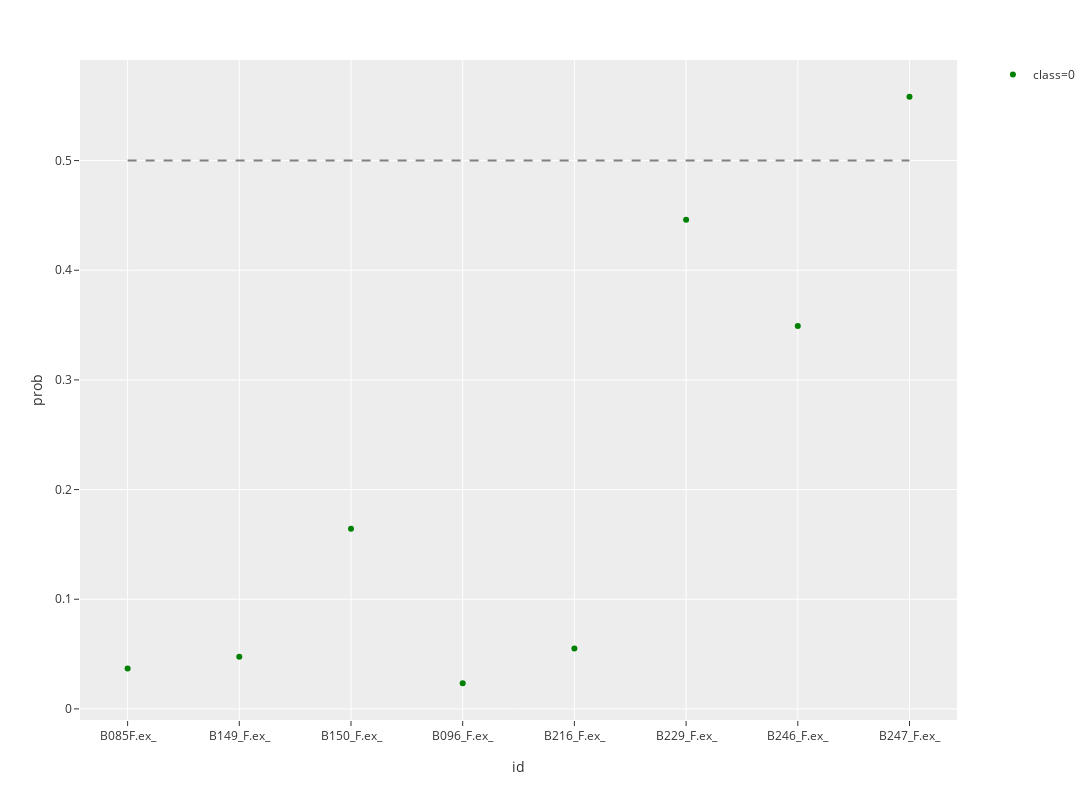

Notebook source saved alongside this figure:
### Code cell
PLT_healthy_new = pd.read_excel('C:/Users/pc/OneDrive/PLTTECH/Project/20191205_lung_cancer/rawdata/marker_PLT_healthy.xlsx')
PLT_healthy_new.iloc[:, 1:-1] = PLT_healthy_new.iloc[:, 1:-1].multiply(100)
PLT_healthy_new.iloc[:, 1:-1] = pd.DataFrame(stdsc.transform(PLT_healthy_new.iloc[:, 1:-1].values), columns=PLT_healthy_new.columns[1:-1])
PLT_healthy_new = PLT_healthy_new.loc[:, selected_columns]
PLT_healthy_new_df = lungCancerPrediction(PLT_healthy_new, 'PLT_healthy_new')

### Figure 1 — Plotly figure (JSON) as saved in the notebook; plotly's stock layout.template omitted (floating-point values rounded to 4 significant figures)
{"data": [{"hoverlabel": {"namelength": 0}, "hovertemplate": "class=0<br>id=%{x}<br>prob=%{y}", "legendgroup": "class=0", "marker": {"color": "green", "symbol": "circle"}, "mode": "markers", "name": "class=0", "showlegend": true, "type": "scatter", "x": ["B085F.ex_", "B149_F.ex_", "B150_F.ex_", "B096_F.ex_", "B216_F.ex_", "B229_F.ex_", "B246_F.ex_", "B247_F.ex_"], "xaxis": "x", "y": [0.03688, 0.04751, 0.1642, 0.02339, 0.05516, 0.446, 0.3492, 0.5582], "yaxis": "y"}, {"line": {"color": "grey", "dash": "dash"}, "mode": "lines", "showlegend": false, "type": "scatter", "x": ["B085F.ex_", "B247_F.ex_"], "y": [0.5, 0.5]}], "layout": {"height": 800, "legend": {"tracegroupgap": 0}, "margin": {"t": 60}, "width": 1200, "xaxis": {"anchor": "y", "domain": [0, 0.98], "title": {"text": "id"}}, "yaxis": {"anchor": "x", "domain": [0, 1], "title": {"text": "prob"}}}}
